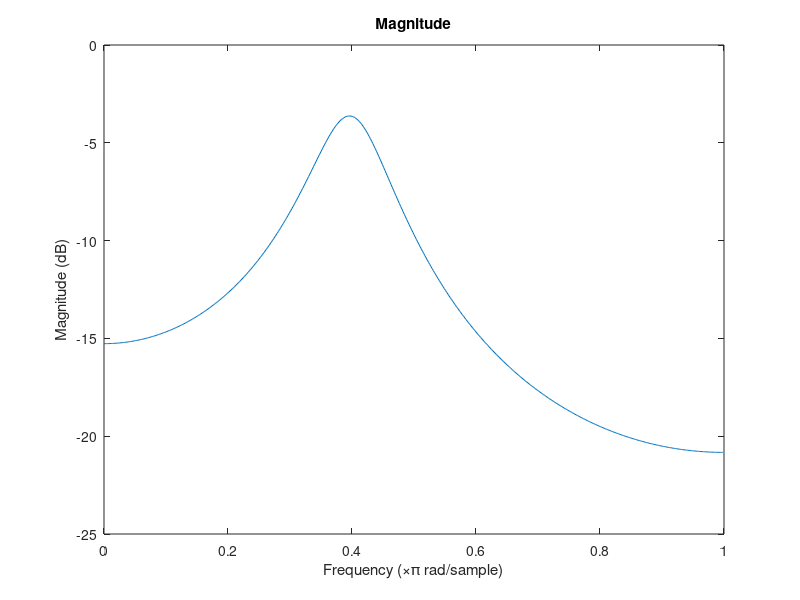
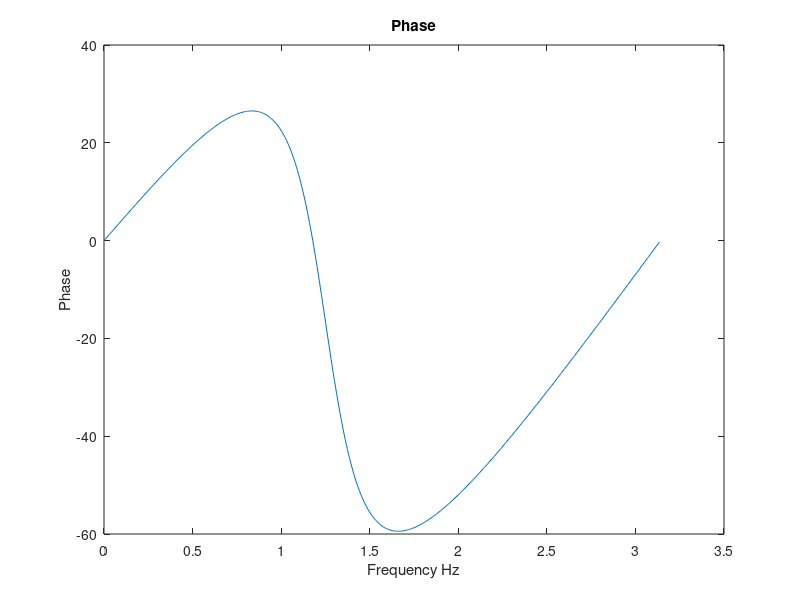

Source code (MATLAB) for these figures, in order:
num=[0.2];
den=[1 -0.52 0.68];
[H,W]=freqz(num,den);
figure(1)
plot(W/pi,20*log10(abs(H)))
title('Magnitude')
xlabel('Frequency (\times\pi rad/sample)')
ylabel('Magnitude (dB)')
figure(2)
plot(W,360/(2*pi)*angle(H))
title('Phase')
xlabel('Frequency Hz')
ylabel('Phase')

